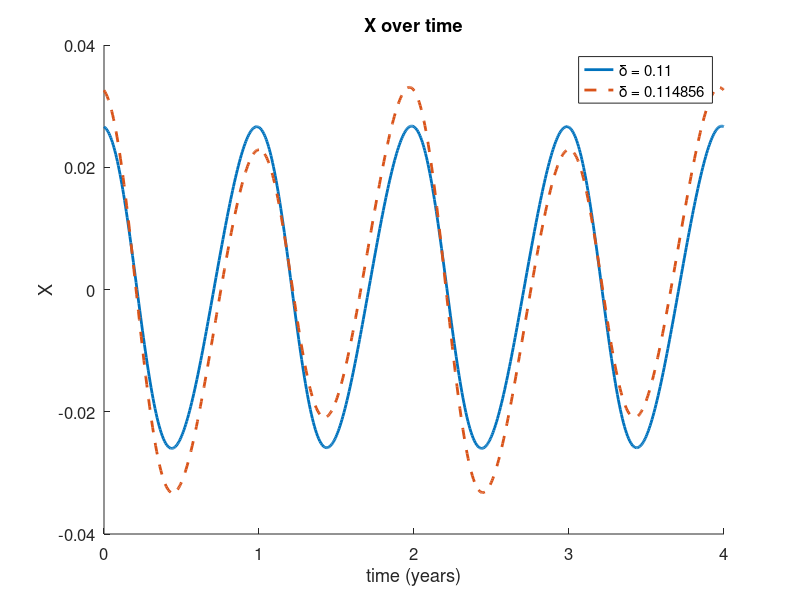
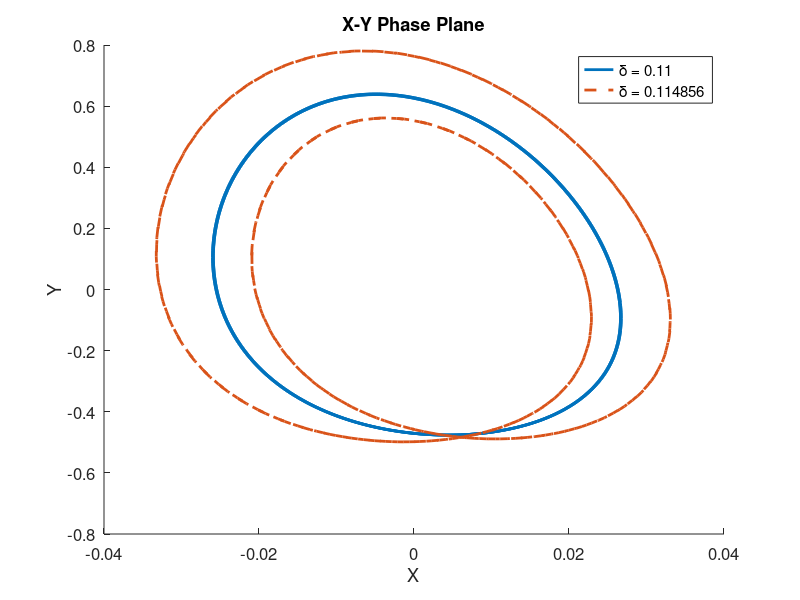
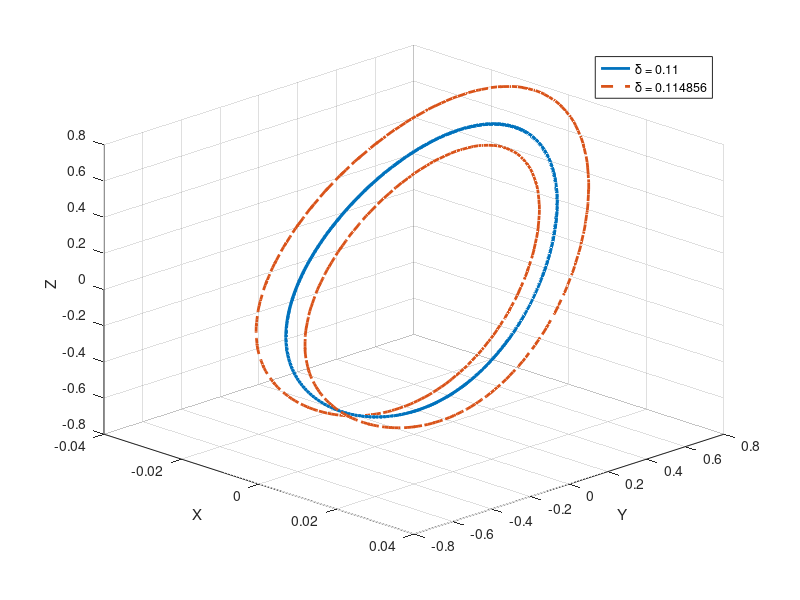

Recreate these plots in MATLAB, in order.
function bifurc_sim
%% Uses the model and analysis of Schwartz and Smith (1983)
% to plot solutions to the seasonally-forced SEIR epidemic model
% near the period-doubling bifurction 
% for measles-specific parameter values

% initial state near the periodic solution
x0 = 0.0243;
y0 = -0.0364;
z0 = -0.0669;
X0 = [x0, y0, z0];

deltavec = [0.11,0.114856];
Xmax = zeros(length(deltavec),1);

tlast = 100; % end of solution
tspan = [0,tlast];

%% Run the period 1 solution
delta1 = 0.11;
  
[t,Xt] = ode45(@(t,X)Fx(t,X,delta1),tspan,X0);

N = find(t>= 96,1); % almost on the periodic solution 

% identify period-1 solution 
xt1 = Xt(N:end,1);
yt1 = Xt(N:end,2);
zt1 = Xt(N:end,3);
T1 = t(N:end)-t(N);



%% Run the period 2 solution 
% there is a bifurcation near delta = 0.114856

delta2 = 0.114856;


[t,Xt] = ode45(@(t,X)Fx(t,X,delta2),tspan,X0);

N = find(t>= 96,1); %almost on the periodic solution

xt2 = Xt(N:end,1);
yt2 = Xt(N:end,2);
zt2 = Xt(N:end,3);
T2 = t(N:end)-t(N);

    
    
figure();
hold on
plot(T1,xt1,'LineWidth',2)
plot(T2,xt2,'LineWidth',2,'LineStyle','--')
legend('\delta = 0.11','\delta = 0.114856')
set(gca,'FontSize',12)
xlabel('time (years)')
ylabel('X')
title('X over time')
hold off

    
figure();
hold on
plot(xt1,yt1,'LineWidth',2)
plot(xt2,yt2,'LineWidth',2,'LineStyle','--')
legend('\delta = 0.11','\delta = 0.114856')
set(gca,'FontSize',12)
xlabel('X')
ylabel('Y')
title('X-Y Phase Plane')
hold off
    
figure();
hold on; grid on;
plot3(xt1,yt1,zt1,'LineWidth',2)
plot3(xt2,yt2,zt2,'LineWidth',2,'LineStyle','--')
legend('\delta = 0.11','\delta = 0.114856')
xlabel('X')
ylabel('Y')
zlabel('Z')
view(45,26)
hold off
end






function dXdt = Fx(t,X,delta)
dXdt = zeros(3,1);

% measles parameters
mu = 0.02;
alpha = 1/0.0279;
gamma = 1/0.01;
beta0 = 1575.0;
Q = 15.73807;
epsilon = 0.29476137;
eta = Q/(Q-1);

% % flu parameters
% mu = 0.02/365;
% alpha = 1/(0.39); %0.00702
% gamma = 0.133; %0.0206
% beta0 = 0.388; %141.62
% Q = (beta0*alpha)/(mu+gamma)/(mu+alpha); % 906.739
% epsilon = 0.29;
% eta = Q/(Q-1);

x = X(1);
y = X(2);
z = X(3);

dXdt(1) = -epsilon*((eta + delta*cos(2*pi*t))*x + (1+ delta*cos(2*pi*t))*z...
            + delta*cos(2*pi*t) + x*z*(1+ delta*cos(2*pi*t)));
dXdt(2) = (mu + alpha)*(delta*cos(2*pi*t)+x*(1+delta*cos(2*pi*t)) + ...
            z*(1+ delta*cos(2*pi*t)) - y + x*z*(1+ delta*cos(2*pi*t)));
dXdt(3) = (mu + gamma)*(y-z);        

end




%% If desired, you can compare the solutions to the reduced model
function dXdt = redFx(t,X,v)

dXdt = zeros(2,1);

x = X(1);
y = X(2);

dXdt(1) = -v*y;
dXdt(2) = v*x*(1+y);

end


